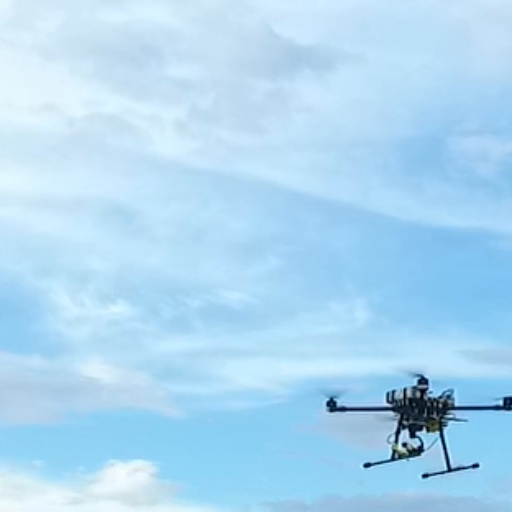
#> input picture images_512/augumentation_512/DJI0020_scene_0005_0_translated_3.jpg, 512 x 512 px, given in place of augumentation_512, which was not available
$ python augumentation.py
#> lines starting #> are read from the running program, lines starting #| are printed output that depends on the picture; pictures that were not available may be replaced by others from this repository, and a replacement may not be noted
import cv2
import os
import numpy as np
import random

# Function to flip image horizontally
def flip_image_horizontal(image):
    return cv2.flip(image, 1)  # Flips the image horizontally

# Function to flip image vertically
def flip_image_vertical(image):
    return cv2.flip(image, 0)  # Flips the image vertically

# Function to rotate image
def rotate_image(image, angle):
    rows, cols = image.shape[:2]
    matrix = cv2.getRotationMatrix2D((cols / 2, rows / 2), angle, 1)
    return cv2.warpAffine(image, matrix, (cols, rows))

# Function to translate image
def translate_image(image, shift_x, shift_y):
    rows, cols = image.shape[:2]
    matrix = np.float32([[1, 0, shift_x], [0, 1, shift_y]])
    translated_image = cv2.warpAffine(image, matrix, (cols, rows))

    # Find non-zero pixels in the translated image
    non_zero_pixels = cv2.findNonZero(cv2.cvtColor(translated_image, cv2.COLOR_BGR2GRAY))

    # Get the bounding box coordinates of the non-zero pixels
    if non_zero_pixels is not None:
        (x, y, w, h) = cv2.boundingRect(non_zero_pixels)
        translated_image = translated_image[y:y+h, x:x+w]

    return translated_image

# Set the path to the directory containing the images
image_directory = 'images_512'
output_directory = 'augumentation_512'

# Get the list of image filenames in the directory
image_filenames = os.listdir(image_directory)

# Set the number of variations and maximum shift amounts
num_variations = 5

# Loop over each image file
for filename in image_filenames:
    # Construct the full path to the image file
    image_path = os.path.join(image_directory, filename)

    # Load the image
    image = cv2.imread(image_path)
#> image is the input picture: shape (512, 512, 3); mean B, G, R 242.6, 216, 173.8

    # Get the height and width of the image
    height, width = image.shape[:2]
#> height = 512; width = 512
    image_size = height
#> image_size = 512
    max_shift = round(height * 0.4)
#> max_shift = 205

    # Apply data augmentation techniques
    flipped_horizontal_image = flip_image_horizontal(image)
#> in flip_image_horizontal, `return cv2.flip(image, 1)`:
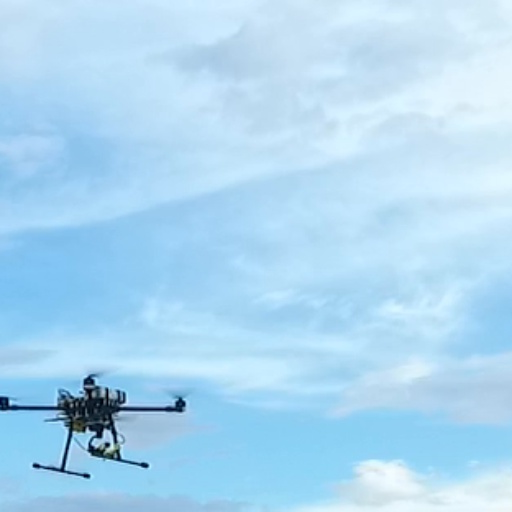
#> returned value: shape (512, 512, 3); mean of channels 0, 1, 2 242.6, 216, 173.8; drawn as B, G, R
    flipped_vertical_image = flip_image_vertical(image)
#> in flip_image_vertical, `return cv2.flip(image, 0)`:
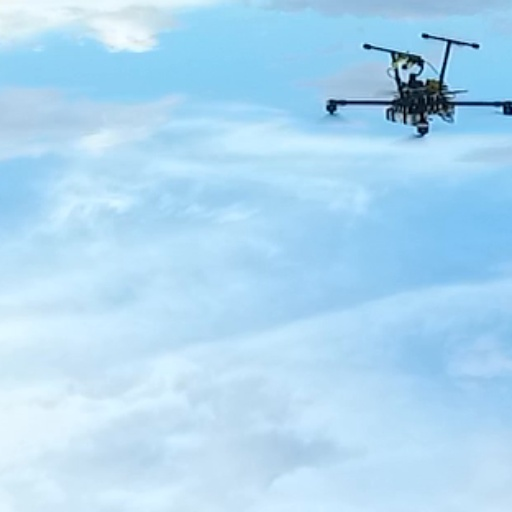
#> returned value: shape (512, 512, 3); mean of channels 0, 1, 2 242.6, 216, 173.8; drawn as B, G, R
    #rotated_45_image = rotate_image(image, 45)
    rotated_90_image = rotate_image(image, 90)
#> in rotate_image, `return cv2.warpAffine(image, matrix, (cols, rows))`:
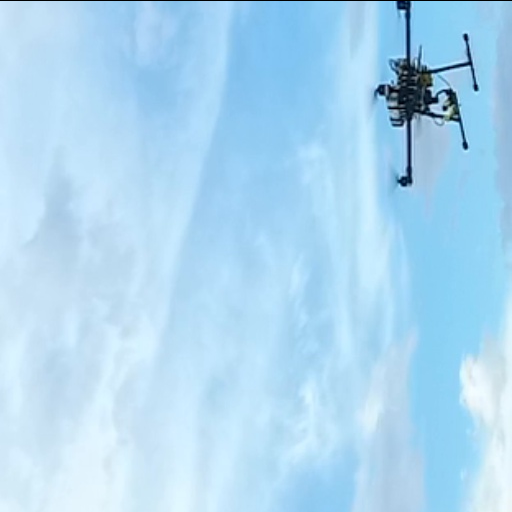
#> returned value: shape (512, 512, 3); mean of channels 0, 1, 2 242.1, 215.6, 173.5; drawn as B, G, R
    rotated_minus_90_image = rotate_image(image, -90)
#> call 2 of rotate_image, with angle = -90
#> in rotate_image (call 2), `return cv2.warpAffine(image, matrix, (cols, rows))`:
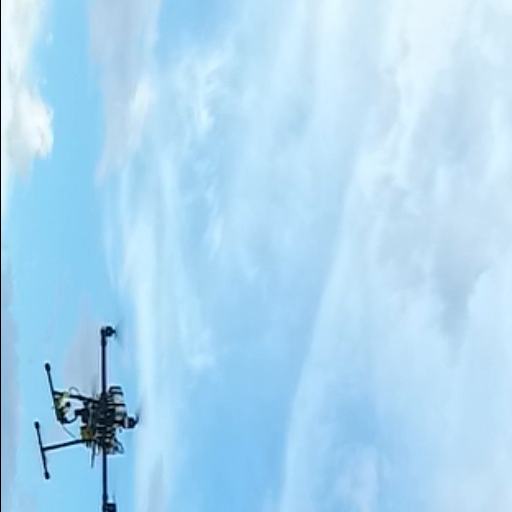
#> returned value: shape (512, 512, 3); mean of channels 0, 1, 2 242.1, 215.6, 173.4; drawn as B, G, R
    #rotated_minus_45_image = rotate_image(image, -45)
    rotated_180_image = rotate_image(image, 180)
#> call 3 of rotate_image, with angle = 180
#> in rotate_image (call 3), `return cv2.warpAffine(image, matrix, (cols, rows))`:
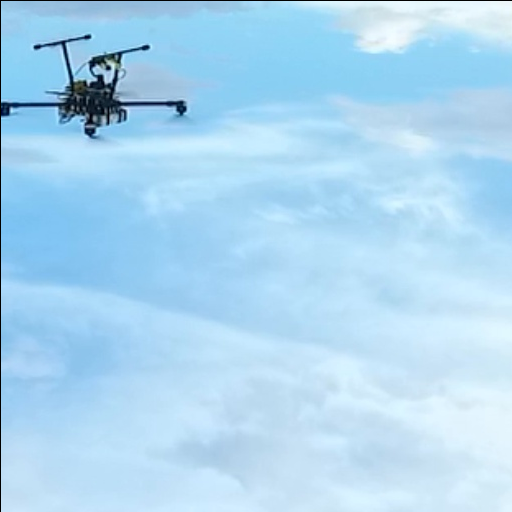
#> returned value: shape (512, 512, 3); mean of channels 0, 1, 2 241.6, 215.1, 173.1; drawn as B, G, R

    # Save the augmented images with appropriate filenames
    flipped_horizontal_filename = os.path.splitext(filename)[0] + '_flipped_horizontal.jpg'
    flipped_vertical_filename = os.path.splitext(filename)[0] + '_flipped_vertical.jpg'
    #rotated_45_filename = os.path.splitext(filename)[0] + '_rotated_45.jpg'
    rotated_90_filename = os.path.splitext(filename)[0] + '_rotated_90.jpg'
    rotated_minus_90_filename = os.path.splitext(filename)[0] + '_rotated_minus_90.jpg'
    #rotated_minus_45_filename = os.path.splitext(filename)[0] + '_rotated_minus_45.jpg'
    rotated_180_filename = os.path.splitext(filename)[0] + '_rotated_180.jpg'
    translated_filename = os.path.splitext(filename)[0] + '_translated.jpg'

    cv2.imwrite(os.path.join(output_directory, flipped_horizontal_filename), flipped_horizontal_image)
    cv2.imwrite(os.path.join(output_directory, flipped_vertical_filename), flipped_vertical_image)
    #cv2.imwrite(os.path.join(image_directory, rotated_45_filename), rotated_45_image)
    cv2.imwrite(os.path.join(output_directory, rotated_90_filename), rotated_90_image)
    cv2.imwrite(os.path.join(output_directory, rotated_minus_90_filename), rotated_minus_90_image)
    #cv2.imwrite(os.path.join(image_directory, rotated_minus_45_filename), rotated_minus_45_image)
    cv2.imwrite(os.path.join(output_directory, rotated_180_filename), rotated_180_image)

    # Apply variations on the translation
    for i in range(num_variations):
        # Generate random shift amounts within the maximum shift range
        shift_x = random.randint(-max_shift, max_shift)
        shift_y = shift_x

        # Apply translation to the image
        translated_image = translate_image(image, shift_x, shift_y)
        translated_image = cv2.resize(translated_image, (width, height))

        # Save the augmented image with the appropriate filename
        translated_filename = os.path.splitext(filename)[0] + f'_translated_{i}.jpg'
        cv2.imwrite(os.path.join(output_directory, translated_filename), translated_image)
#> this loop made 5 passes
#> (x in translate_image, y in translate_image, w in translate_image, h in translate_image) on passes 1 to 5: (0, 0, 504, 504), (183, 183, 329, 329), (10, 10, 502, 502), (0, 0, 327, 327), (0, 0, 439, 439)
#> pass 1, in translate_image, `translated_image = cv2.warpAffine(image, matrix, (cols, rows))`:
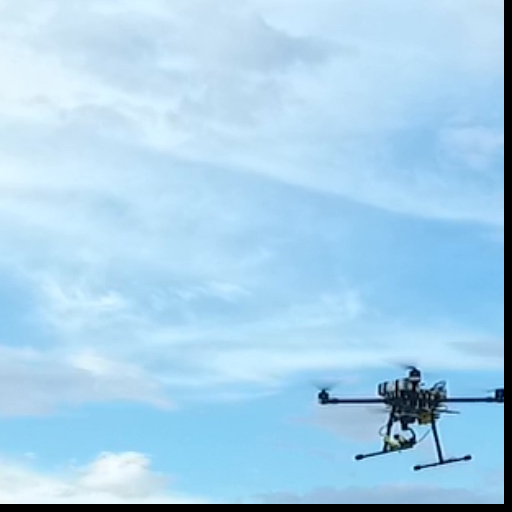
#> translated_image: shape (512, 512, 3); mean B, G, R 234.9, 208.9, 167.7
#> pass 2, in translate_image (call 2), `translated_image = cv2.warpAffine(image, matrix, (cols, rows))`:
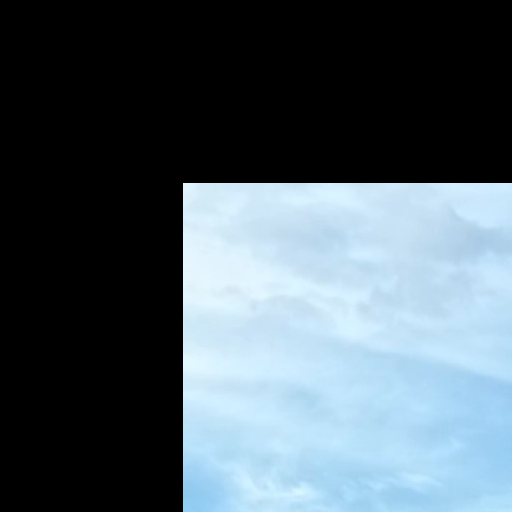
#> translated_image: shape (512, 512, 3); mean B, G, R 102.2, 93.3, 79.2

$ run again, on images_128/augumentation_128/DJI0020_scene_0002_0_rotated_90.jpg
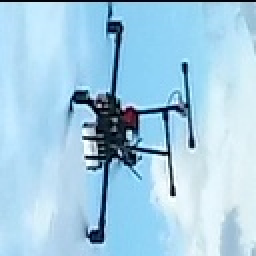
#> input picture images_128/augumentation_128/DJI0020_scene_0002_0_rotated_90.jpg, 128 x 128 px, given in place of augumentation_512, which was not available (shown 2 times larger)
#> image is the input picture: shape (128, 128, 3); mean B, G, R 227.3, 204.7, 164.7
#> in rotate_image (call 3), `return cv2.warpAffine(image, matrix, (cols, rows))`:
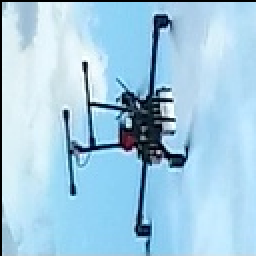
#> returned value: shape (128, 128, 3) (shown 2 times larger); mean of channels 0, 1, 2 225.2, 202.9, 163.3; drawn as B, G, R
#> the loop `for i in range(num_variations):` made 5 passes
#> (x in translate_image, y in translate_image, w in translate_image, h in translate_image) on passes 1 to 5: (0, 0, 126, 126), (46, 46, 82, 82), (2, 2, 126, 126), (0, 0, 82, 82), (0, 0, 110, 110)
#> pass 2, in translate_image (call 2), `translated_image = cv2.warpAffine(image, matrix, (cols, rows))`:
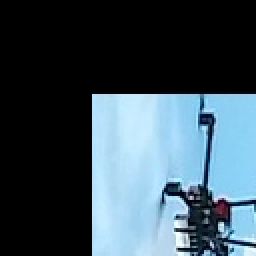
#> translated_image: shape (128, 128, 3) (shown 2 times larger); mean B, G, R 88.7, 77.8, 59.7

$ run again, on images_128/augumentation_128/DJI0020_scene_0003_0_rotated_90.jpg
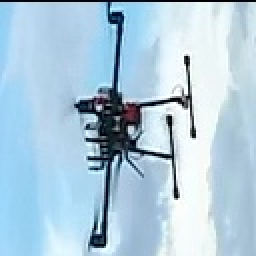
#> input picture images_128/augumentation_128/DJI0020_scene_0003_0_rotated_90.jpg, 128 x 128 px, given in place of augumentation_512, which was not available (shown 2 times larger)
#> image is the input picture: shape (128, 128, 3); mean B, G, R 220.2, 202.5, 174.6
#> in rotate_image (call 3), `return cv2.warpAffine(image, matrix, (cols, rows))`:
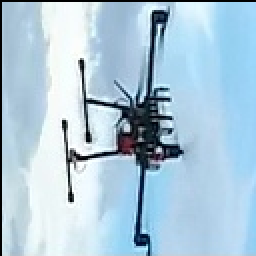
#> returned value: shape (128, 128, 3) (shown 2 times larger); mean of channels 0, 1, 2 218.1, 200.9, 173.4; drawn as B, G, R
#> the loop `for i in range(num_variations):` made 5 passes
#> (x in translate_image, y in translate_image, w in translate_image, h in translate_image) on passes 1 to 5: (0, 0, 126, 126), (46, 46, 82, 82), (2, 2, 126, 126), (0, 0, 82, 82), (0, 0, 110, 110)
#> pass 2, in translate_image (call 2), `translated_image = cv2.warpAffine(image, matrix, (cols, rows))`:
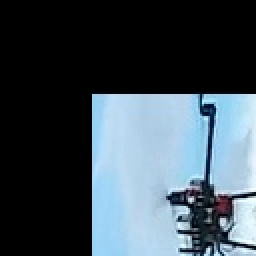
#> translated_image: shape (128, 128, 3) (shown 2 times larger); mean B, G, R 85.8, 76.4, 63.1
